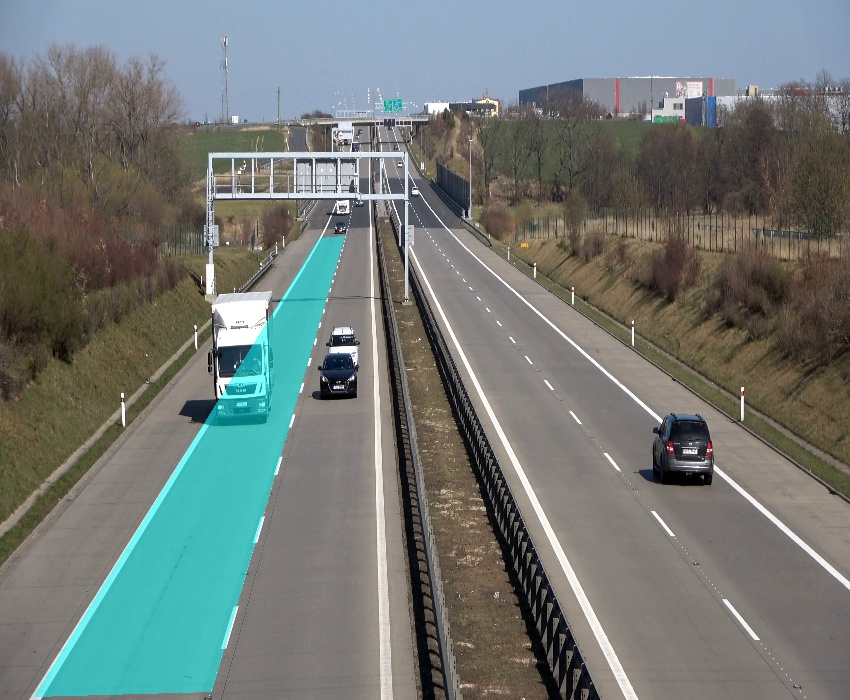
#> input picture Scripts/PerspectiveTransformation/output_image.jpeg, 850 x 700 px
$ python transformation.py
#> lines starting #> are read from the running program, lines starting #| are printed output that depends on the picture
import cv2
import numpy as np

def perspective_transform(image_path, coordinates):
    # Load the image
#> called with image_path = 'output_image.jpeg'
    image = cv2.imread(image_path)
#> image is the input picture: shape (700, 850, 3); mean B, G, R 116.8, 120.3, 113.2

    # Define the coordinates of the four points for perspective transformation
    pts_src = np.array(coordinates, dtype=np.float32)

    # Define the coordinates for the four corners of the desired output
    width = 850  # Adjust this value as needed
    height = 700  # Adjust this value as needed
    pts_dst = np.array([[0, 0], [width, 0], [width, height], [0, height]], dtype=np.float32)

    # Compute the perspective transform matrix
    matrix = cv2.getPerspectiveTransform(pts_src, pts_dst)

    # Apply the perspective transformation
    result = cv2.warpPerspective(image, matrix, (width, height))
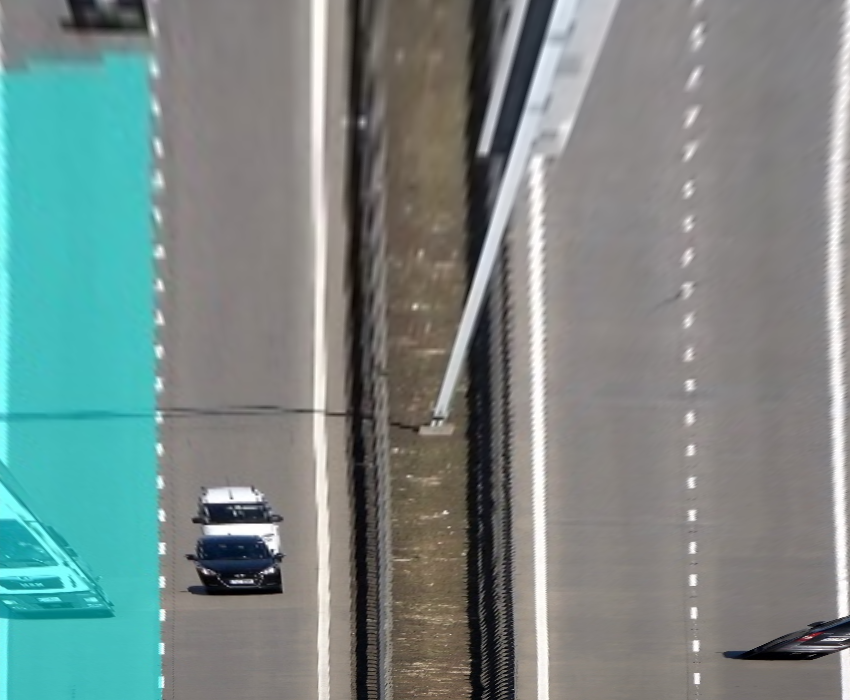
#> result: shape (700, 850, 3); mean B, G, R 134.2, 136.8, 119.8


    # since bird eye view has property that all points are equidistant
    # in horizontal and vertical direction. distance_v and distance_h will
    # give us 6ft distance in both horizontal and vertical directions
    # which we can use to calculate distance between two humans in bird eye view
    distance_v = np.sqrt((result[0][0] - result[1][0]) ** 2 + (result[0][1] - result[1][1]) ** 2)
#> distance_v = [8, 7, 8]
    distance_h = np.sqrt((result[0][0] - result[2][0]) ** 2 + (result[0][1] - result[2][1]) ** 2)
#> distance_h = [11, 11, 11]


    # Display the original and transformed images
    cv2.imwrite("Original Image", image)
    cv2.imwrite("Bird's Eye View", result)
    cv2.waitKey(0)
    cv2.destroyAllWindows()

if __name__ == "__main__":
    # Replace 'image_path' with the path to your input image
    image_path = 'output_image.jpeg'


    Points = [[325, 231], [447, 229] , [847, 581], [111, 575]]

    x1 = Points[0][0]
    y1 = Points[0][1]

    x2 = Points[1][0]
    y2 = Points[1][1]

    x3 = Points[2][0]
    y3 = Points[2][1]

    x4 = Points[3][0]
    y4 = Points[3][1]


    # Replace the coordinates with the four points of interest
    coordinates = [[x1, y1], [x2, y2], [x3, y3], [x4, y4]]

    perspective_transform(image_path, coordinates)
